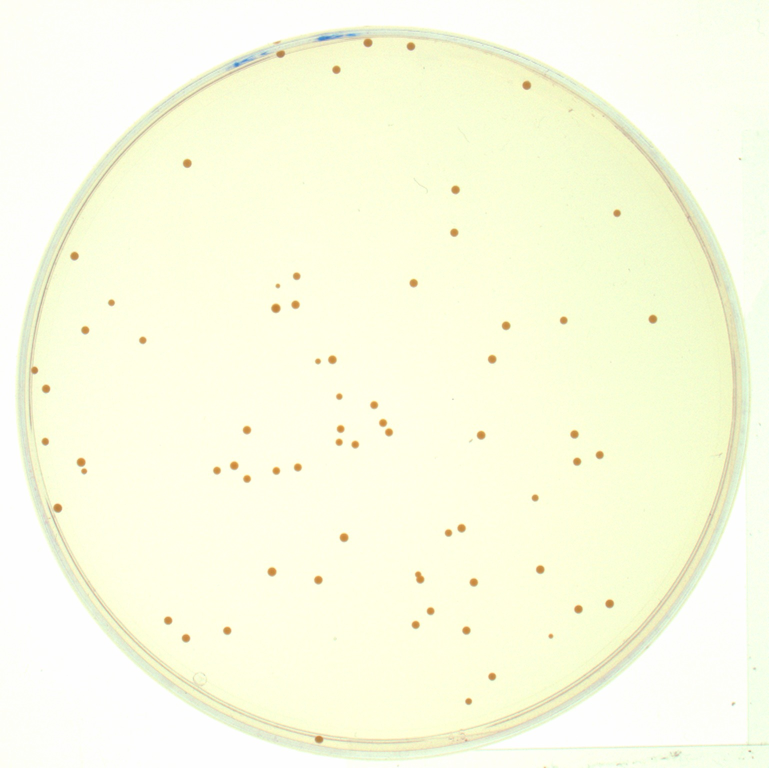
#> input picture d/plosPicHQ/q120404-01.jpg, 1538 x 1536 px (shown at 1/2 size)
$ jupyter execute pictu.ipynb   (shell and % lines are left out)
#> lines starting #> are read from the running program, lines starting #| are printed output that depends on the picture
# Обработка изображений

Компьютерное зрение - большая отрасль компьютерной науки, цель которой научить машины распознавать изображения.

Разпознавать - буквально извлекать знания из изображения.

В наше время широкое применение в безопасности - распознавание лиц и отпечатков пальцев, в промышленности - сортировка объектов на конвеерных линиях и пр.

Пример применения в ветеринарии - определение по отпечаткам лап давления в пятке для выявления травм.

Рассмотрим более традиционное применение в биологии - подсчет колоний в чашке петри.

Современный алгоритм для решения этой задачи приведен в работе
[OpenCFU, a New Free and Open-Source Software to Count Cell Colonies and Other Circular Objects](http://journals.plos.org/plosone/article?id=10.1371/journal.pone.0054072)

Шаги алгоритма вполне логичны: выделить фрагменты нормализованного изображения по порогу и выполнить дополнительные проверки.

Рассмотрим некоторые шаги для понимания принципов работы с изображениями.

[cell 1]
%pylab inline

## Загрузка изображения

Чтобы компьютер "видел" и считал, нужно получить цифровое изображение агарового слоя, например с помощью такой установки.

(c) 2012 http://journals.plos.org/plosone/article?id=10.1371/journal.pone.0033695

Мы загрузим примеры изображений со страницы http://opencfu.sourceforge.net/samples.php

(Кому интересно как скачивать из Интернета - раскомментируйте нужные строки)

[cell 2]
# [4 lines of commented-out code are left out]

[cell 3]
# скачаем архив
# u='http://downloads.sourceforge.net/project/opencfu/samples/plosPicHQ.zip?r=http%3A%2F%2Fopencfu.sourceforge.net%2Fsamples.php&ts=1450794551&use_mirror=netcologne'
# r=requests.get(u)
# r

[cell 4]
# len(r.content)

Размер архива около 5Мб. Прочитаем и распакуем архив в текущей папке.

[cell 5]
# z=zipfile.ZipFile(StringIO(r.content))
# z.namelist()

[cell 6]
# z.extractall()
# uu=z.namelist()

Чтобы код работал дальше можно распаковать прилагаемый архив с картинками в текущую рабочую папку, т.е. чтобы в ней была папка `plosPicHQ` с фотографиями.

Загрузим первое из скачанных изображений

[cell 7]
# u1=uu[1]
u1='plosPicHQ/q120404-01.jpg'  # задаем путь к файлу с картинкой
I=imread(u1)
#> I is the input picture: shape (1536, 1538, 3); mean R, G, B 250.4, 252.1, 226.6
I.shape
#> Out = (1536, 1538, 3)

[cell 8]
imshow(I);

## Анализ изображения

Как утверждают авторы - точки в чашке - это золотистый стафилококк [Staphylococcus aureus](https://ru.wikipedia.org/wiki/%D0%97%D0%BE%D0%BB%D0%BE%D1%82%D0%B8%D1%81%D1%82%D1%8B%D0%B9_%D1%81%D1%82%D0%B0%D1%84%D0%B8%D0%BB%D0%BE%D0%BA%D0%BE%D0%BA%D0%BA)

Изображение центрировано, и можно "обрезать" края чашки по координатам. Для надежности в реальном приложении нужно разработать специальный детектор края чашки. В крайнем случае, если стеклянный край светлее, чем колонии, то можно считать точки и за пределами чашки - ошибки не будет - ведь их там нет.

Возьмем для простоты прямоугольный фрагмент изображения.

[cell 9]
F=I[800:1200, 810:1210]
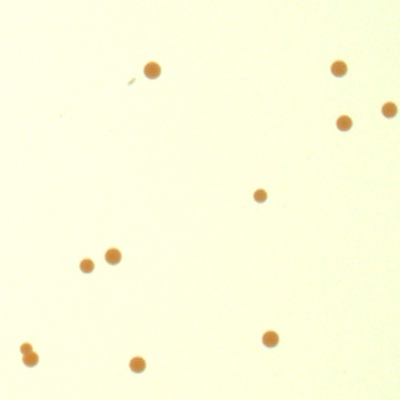
#> F: shape (400, 400, 3); mean R, G, B 253.3, 253.4, 222.7
F.shape
#> Out = (400, 400, 3)

[cell 10]
imshow(F);

Рассмотрим три разных канала (RGB)

[cell 11]
RGB='RGB'
figsize(11,4)
for i in range(F.shape[2]):
    subplot(1,F.shape[2], i+1)
    imshow(F[:,:,i], cmap='gray'); title(RGB[i])
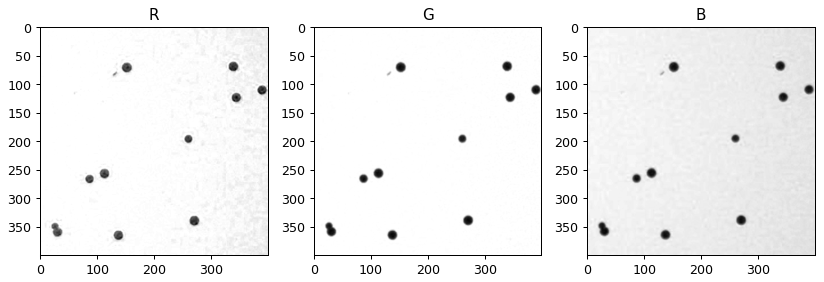
#> figure drawn by matplotlib, 3 panels

Самый чистый и четкий - второй канал (зеленый). Будем использовать его.

Инвертируем его, чтобы нужные значения были выше фона.  Если колонии белые на агаре с кровью, то, соответственно, инвертировать не нужно.

[cell 12]
Z=1-F[:,:,1]
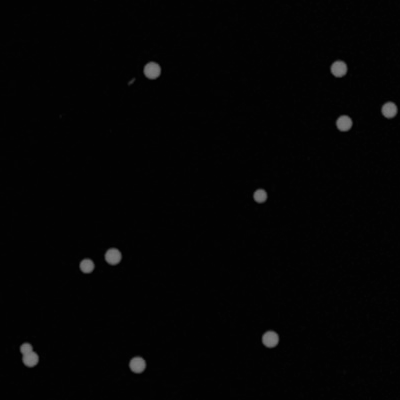
#> Z: shape (400, 400); min 2, max 125, mean 3.6


#отобразим значения в матрице Z в виде поверхности
from mpl_toolkits.mplot3d import Axes3D

fig = figure()
ax = fig.add_subplot(111, projection='3d')
X,Y = meshgrid(arange(Z.shape[1]), arange(Z.shape[0]))
ax.plot_surface(X,Y,Z);
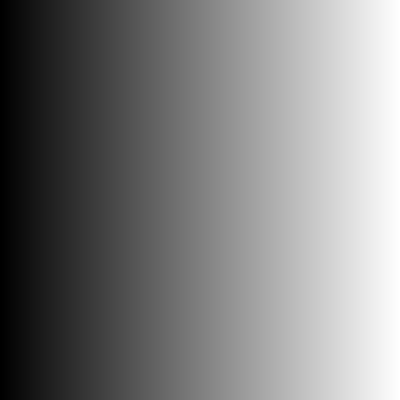
#> X: shape (400, 400) int64; min 0, max 399, mean 199.5; drawn with min black and max white
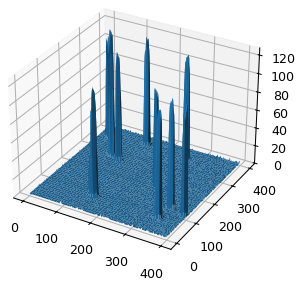
#> figure drawn by matplotlib, 1 panel

В цифровом виде участки где выросли бактерии имеют более высокие значения, чем фон. Чтобы найти области, занятые бактериями, достаточно задать пороговое значение.

Для отображения границ одинаковой высоты удобно использовать контур.

[cell 13]
imshow(Z, cmap='gray_r');
coco=contour(Z, [Z.max()/2], colors='r')  # красная линия
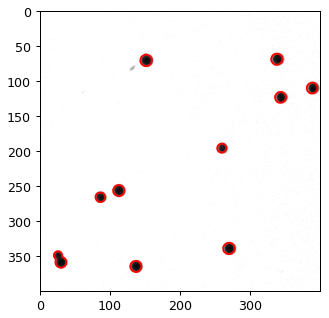
#> figure drawn by matplotlib, 1 panel

[cell 14]
n=len(coco.allsegs[0])
#> n = 10
n
#> Out = 10

Итак, найдено 10 сегментов контурной линии. Т.е. ответ готов. Можно усовершенствовать алгоритм для обнаружения некруглых объектов (как в левом нижнем углу фрагмента).

Для этого можно перебрать все найденные объекты и проверить их свойства (размер, форму).

[cell 15]
n_dubli=0
for co in (coco.allsegs[0]):
    ss=co.max(0)-co.min(0)
    r = ss[0]/ss[1]

    # наивная проверка на круглость по отношению ширины и высоты сегмента
    if (r < 0.8) or (r > 1.2):
        vertex = co.min(0) + ss/2
        print('Подозрительно бесформенная колония размером {:.0f}x{:.0f} в ({:.0f},{:.0f})'.format(ss[0],ss[1], vertex[0], vertex[1]))

        # если не круглая - значит прибавляем еще одну колонию
        n_dubli+=1
#> this loop made 10 passes
#> (ss, r, vertex, n_dubli) on pass 9: ([17.58, 23.44], 0.75, [28.89, 354.6], 1)
#> (ss, r) on passes 1 to 6: ([15.8, 15.78], 1), ([16.38, 16.57], 0.988), ([15, 15.61], 0.961), ([15.47, 15.33], 1.01), ([12.78, 12.92], 0.989), ([15.82, 16.01], 0.988)
#| Подозрительно бесформенная колония размером 18x23 в (29,355)
#> after the loop, n_dubli = 1

n + n_dubli
#> Out = 11

## Продвинутый анализ изображений

Мы рассмотрели простой случай, где колонии достаточно обособлены. В других случаях важно считать не количество, а площадь, занимаемую колониями. Если объекты разных типов, то нужно "научить" программу различать эти типы и считать их отдельно.
[Примеры интерфейсов программ для полуавтоматического распознования разных клеток](http://ilastik.org/gallery.html).

Если много шума то нужно предварительно подготовить изображение, чтобы не выявлять мелкие частицы.
Эти и другие процедуры берут на входе двухмерный массив и возвращают также двухмерный массив - в результате можно построить цепочку обработок.

Чтобы получить номера сегментов в виде изображения используем специальную библиотеку для работы с изображениями. Сначала сделаем сглаживание, затем каждой колонии зададим свой цвет, чтобы отличать их друг от друга и от фона.

[cell 16]
import skimage.color
import skimage.filters
import skimage.measure

[cell 17]
# сглаживаем двухмерным фильтром
Zf = skimage.filters.gaussian(Z, 4)

# размечаем на сегменты превышающие порог
porog = Zf.max()/2  # зададим порог вполовину от высоты "столбиков"
#> porog = 0.198
labeled = skimage.measure.label(Zf > porog)
#> labeled: shape (400, 400) int32; 11 distinct labels, from 0 to 10
imshow(labeled); colorbar();
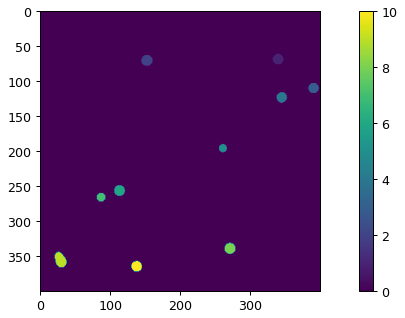
#> figure drawn by matplotlib, 2 panels

Есть способ представить контуры в виде изображения.

[cell 18]
sob = skimage.filters.prewitt(Z)
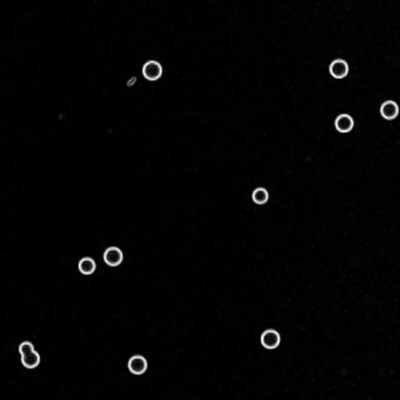
#> sob: shape (400, 400) float64; min 0, max 0.209, mean 0.00314; drawn with min black and max white
imshow(sob, cmap='gray_r');

Если разметить отдельные сегменты уже на этом изображении, то получим разноцветные кольца.

[cell 19]
labeled = skimage.measure.label(sob > sob.max()*0.6)
#> labeled: shape (400, 400) int32; 11 distinct labels, from 0 to 10
imshow(labeled, cmap=cm.jet); colorbar();
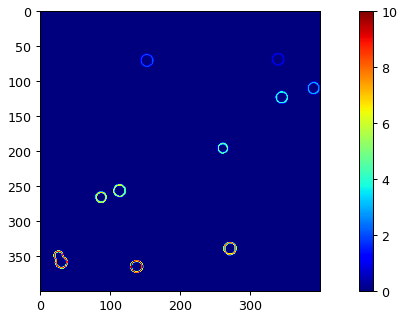
#> figure drawn by matplotlib, 2 panels

$ run again, with d/plosPicHQ/q120404-02.jpg copied over d/plosPicHQ/q120404-01.jpg
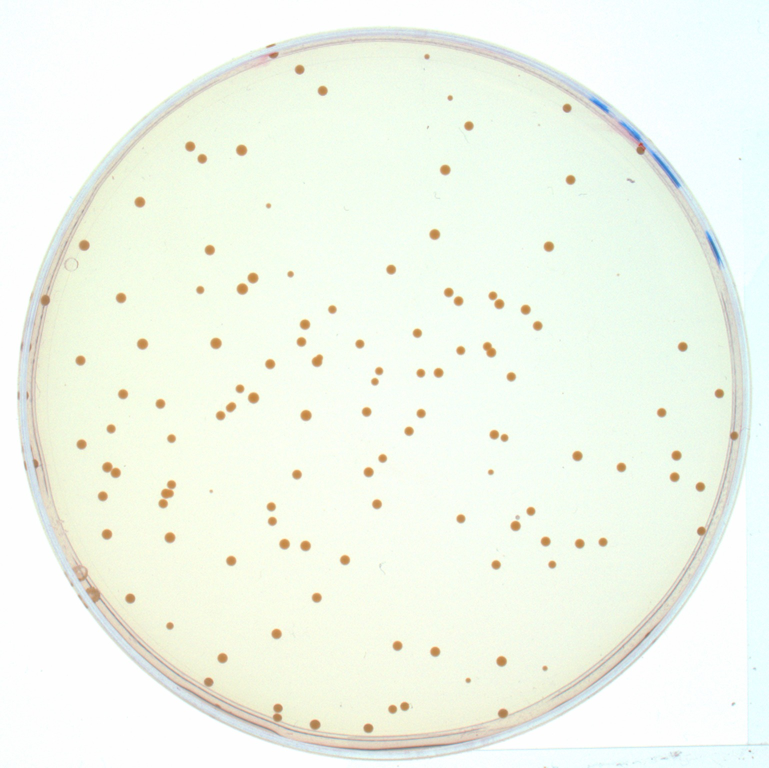
#> input picture d/plosPicHQ/q120404-02.jpg, 1538 x 1536 px (shown at 1/2 size)
#> I is the input picture: shape (1536, 1538, 3); mean R, G, B 242, 247.9, 236.3
#> n = 15
#> the loop `for co in (coco.allsegs[0]):` made 15 passes
#> (ss, r, vertex, n_dubli) on pass 2: ([12.08, 17.15], 0.704, [393, 284], 1)
#> (printed output is left out)
#> after the loop `for co in (coco.allsegs[0]):`: n_dubli = 1
#> `n + n_dubli`: Out = 16
#> porog = 0.221
#> `labeled = skimage.measure.label(sob > sob.max()*0.6)`:
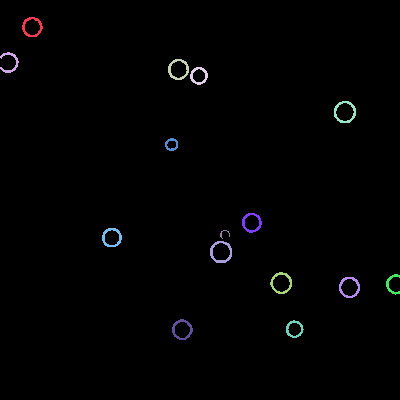
#> labeled: shape (400, 400) int32; 16 distinct labels, from 0 to 15; one colour per label, 0 black
#> `[cell 19] labeled = skimage.measure.label(sob > sob.max()*0.6) imshow(..`:
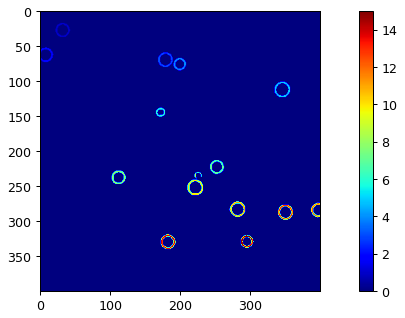
#> figure drawn by matplotlib, 2 panels

$ run again, with d/plosPicHQ/q120404-03.jpg copied over d/plosPicHQ/q120404-01.jpg
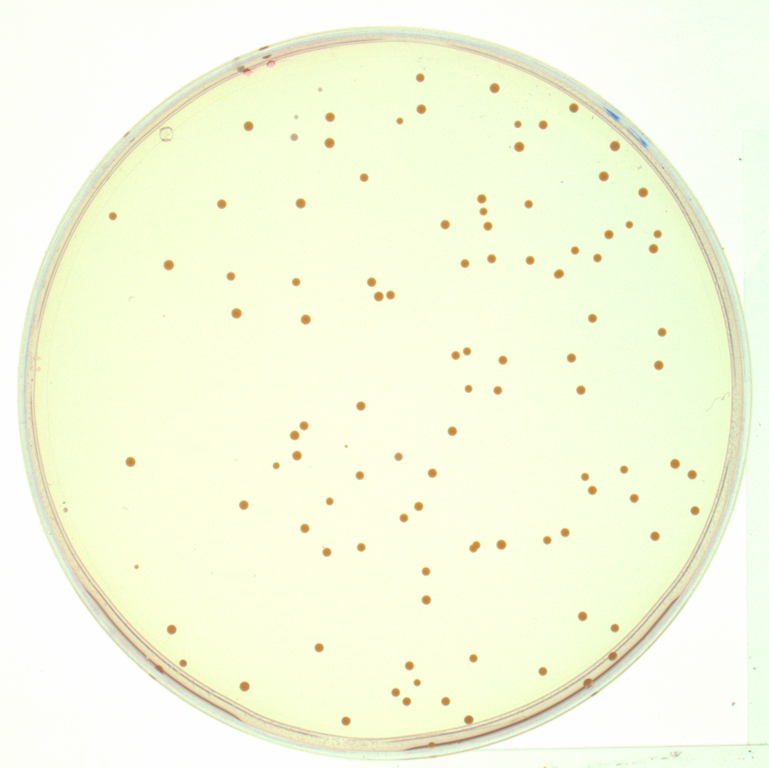
#> input picture d/plosPicHQ/q120404-03.jpg, 1538 x 1536 px (shown at 1/2 size)
#> I is the input picture: shape (1536, 1538, 3); mean R, G, B 246.2, 250.4, 224.1
#> n = 12
#> the loop `for co in (coco.allsegs[0]):` made 12 passes
#> (ss, r, vertex, n_dubli) on passes 1 to 2: ([5.23, 14.85], 0.352, [2.61, 235.5], 1), ([17.42, 8.23], 2.12, [42.06, 394.9], 2)
#> (printed output is left out)
#> after the loop `for co in (coco.allsegs[0]):`: n_dubli = 2
#> `n + n_dubli`: Out = 14
#> porog = 0.22
#> `labeled = skimage.measure.label(sob > sob.max()*0.6)`:
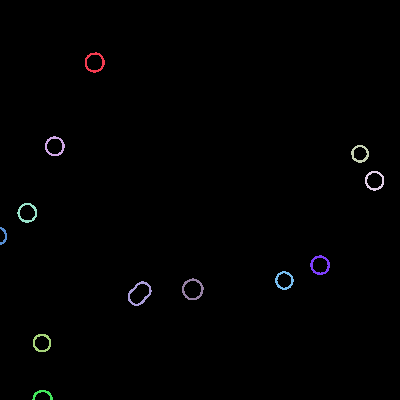
#> labeled: shape (400, 400) int32; 13 distinct labels, from 0 to 12; one colour per label, 0 black
#> `[cell 19] labeled = skimage.measure.label(sob > sob.max()*0.6) imshow(..`:
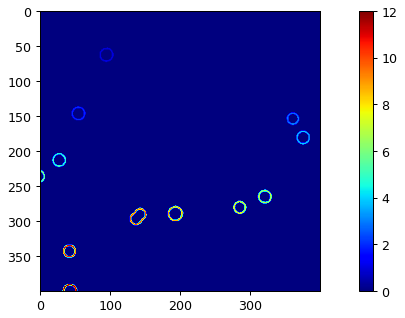
#> figure drawn by matplotlib, 2 panels
